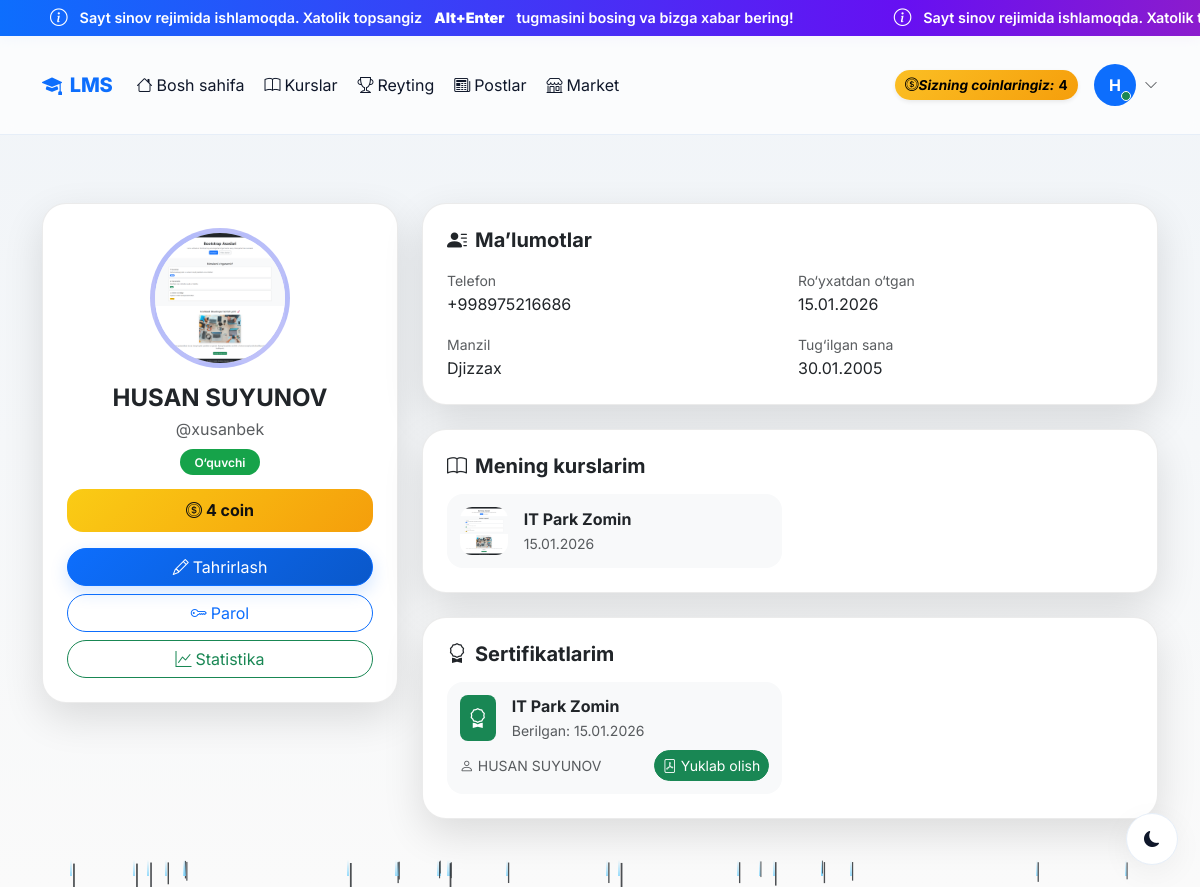
The app's page /profile/ (signed in) with its own data.
### accounts/models.py (models this page shows, shortened)
class CustomUser(AbstractUser):
    ROLE_CHOICES = (
        ('admin', 'Admin'),
        ('teacher', 'O\'qituvchi'),
        ('student', 'O\'quvchi'),
    )
    first_name = models.CharField(max_length=100, verbose_name="Ism")
    last_name = models.CharField(max_length=100, verbose_name="Familiya")
    phone = models.CharField(max_length=20, unique=True, verbose_name="Telefon raqam")
    role = models.CharField(max_length=20, choices=ROLE_CHOICES, default='student', verbose_name="Rol")
    photo = models.ImageField(upload_to='profiles/', blank=True, null=True, verbose_name="Profil rasmi")
    profession = models.ForeignKey(Profession, on_delete=models.SET_NULL, null=True, blank=True, related_name='students', verbose_name="Yo'nalish")
    is_blocked = models.BooleanField(default=False, verbose_name="Bloklangan")
    last_activity = models.DateTimeField(null=True, blank=True, verbose_name="Oxirgi faollik")
    bio = models.TextField(blank=True, null=True, verbose_name="O'zi haqida")
    coins = models.IntegerField(default=0, verbose_name="Coinlar")
    total_online_time = models.IntegerField(default=0, verbose_name="Jami online vaqt (daqiqa)")
    address = models.CharField(max_length=300, blank=True, null=True, verbose_name="Yashash manzili")
    birth_date = models.DateField(null=True, blank=True, verbose_name="Tug'ilgan kuni")
    id_card = models.FileField(upload_to='documents/id_cards/', blank=True, null=True, verbose_name="ID karta/Pasport")
    birth_certificate = models.FileField(upload_to='documents/birth_certificates/', blank=True, null=True, verbose_name="Tug'ilganlik haqida guvohnoma")
    @property
    def is_admin(self):
        return self.role == 'admin'
    @property
    def is_teacher(self):
        return self.role == 'teacher'
    @property
    def full_name(self):
        return f"{self.first_name} {self.last_name}"
    class Meta:
        verbose_name = "Foydalanuvchi"
        verbose_name_plural = "Foydalanuvchilar"

class CourseEnrollment(models.Model):
    user = models.ForeignKey(CustomUser, on_delete=models.CASCADE, related_name='enrollments')
    profession = models.ForeignKey(Profession, on_delete=models.CASCADE, related_name='enrollments')
    enrolled_at = models.DateTimeField(auto_now_add=True)
    class Meta:
        unique_together = ['user', 'profession']
        verbose_name = "Kursga yozilish"
        verbose_name_plural = "Kursga yozilishlar"

class Profession(models.Model):
    name = models.CharField(max_length=200, verbose_name="Kasb nomi")
    photo = models.ImageField(upload_to='professions/', verbose_name="Rasm")
    description = models.TextField(verbose_name="Kasb haqida")
    created_at = models.DateTimeField(auto_now_add=True)
    class Meta:
        verbose_name = "Kasb"
        verbose_name_plural = "Kasblar"
        ordering = ['-created_at']

class Certificate(models.Model):
    student = models.ForeignKey(CustomUser, on_delete=models.CASCADE, related_name='certificates')
    profession = models.ForeignKey(Profession, on_delete=models.CASCADE, related_name='certificates')
    file = models.FileField(upload_to='certificates/')
    issued_at = models.DateTimeField(auto_now_add=True)
    issued_by = models.ForeignKey(CustomUser, on_delete=models.SET_NULL, null=True, related_name='issued_certificates')
    class Meta:
        ordering = ['-issued_at']

### accounts/views.py (the view)
# urls.py: path('profile/', views.profile_view, name='profile'),
@login_required
def profile_view(request):
    certificates = Certificate.objects.filter(student=request.user)
    enrollments = request.user.enrollments.all()
    return render(request, 'accounts/profile.html', {
        'certificates': certificates,
        'enrollments': enrollments,
    })

### accounts/templates/accounts/profile.html (shortened to what this page needs)
{% extends 'accounts/base.html' %}
{% block content %}
<div class="container py-5 profile-wrap">
<div class="row g-4">
<div class="col-lg-4">
<div class="p-card p-4 text-center">
    {% if user.photo %}
        <img src="{{ user.photo.url }}" class="avatar mb-3">
    {% else %}
        <div class="avatar-fallback mb-3">{{ user.get_initials }}</div>
    {% endif %}
    <h4 class="fw-bold mb-1">{{ user.full_name }}</h4>
    <p class="text-muted mb-2">@{{ user.username }}</p>
    <span class="role-pill
        {% if user.role == 'admin' %}role-admin
        {% elif user.role == 'teacher' %}role-teacher
        {% else %}role-student{% endif %}">
        {% if user.role == 'admin' %}Admin
        {% elif user.role == 'teacher' %}O‘qituvchi
        {% else %}O‘quvchi{% endif %}
    </span>
    <div class="coin-box my-3">
        <i class="bi bi-coin me-1"></i>{{ user.coins }} coin
    </div>
    <div class="d-grid gap-2 mt-3">
        <a href="{% url 'profile_edit' %}" class="btn btn-primary rounded-pill">
            <i class="bi bi-pencil me-1"></i>Tahrirlash
        </a>
        <a href="{% url 'change_password' %}" class="btn btn-outline-primary rounded-pill">
            <i class="bi bi-key me-1"></i>Parol
        </a>
        <a href="{% url 'my_statistics' %}" class="btn btn-outline-success rounded-pill">
            <i class="bi bi-graph-up me-1"></i>Statistika
        </a>
    </div>
</div>
</div>
<div class="col-lg-8 d-flex flex-column gap-4">
<div class="p-card p-4">
<h5 class="fw-bold mb-3">
    <i class="bi bi-person-lines-fill me-2"></i>Ma’lumotlar
</h5>
<div class="row g-3">
<div class="col-md-6">
    <small class="text-muted">Telefon</small>
    <div>{{ user.phone }}</div>
</div>
<div class="col-md-6">
    <small class="text-muted">Ro‘yxatdan o‘tgan</small>
    <div>{{ user.date_joined|date:"d.m.Y" }}</div>
</div>
<div class="col-md-6">
    <small class="text-muted">Manzil</small>
    <div>{% if user.address %}{{ user.address }}{% else %}-{% endif %}</div>
</div>
<div class="col-md-6">
    <small class="text-muted">Tug‘ilgan sana</small>
    <div>{% if user.birth_date %}{{ user.birth_date|date:"d.m.Y" }}{% else %}-{% endif %}</div>
</div>
</div>
</div>
{% if enrollments %}
<div class="p-card p-4">
<h5 class="fw-bold mb-3">
    <i class="bi bi-book me-2"></i>Mening kurslarim
</h5>
<div class="row g-3">
{% for enrollment in enrollments %}
<div class="col-md-6">
<a href="{% url 'profession_detail' enrollment.profession.pk %}" class="text-decoration-none text-body">
<div class="mini-item d-flex align-items-center gap-3">
    <img src="{{ enrollment.profession.photo.url }}"
         style="width:48px;height:48px;border-radius:12px;object-fit:cover">
    <div>
        <b>{{ enrollment.profession.name }}</b><br>
        <small class="text-muted">{{ enrollment.enrolled_at|date:"d.m.Y" }}</small>
    </div>
</div>
</a>
</div>
{% endfor %}
</div>
</div>
{% endif %}
<div class="p-card p-4">
<h5 class="fw-bold mb-3">
    <i class="bi bi-award me-2"></i>Sertifikatlarim
</h5>
{% if certificates %}
<div class="row g-3">
{% for cert in certificates %}
<div class="col-md-6">
<div class="mini-item">
    <div class="d-flex align-items-center gap-3 mb-2">
        <div class="bg-success text-white rounded-3 p-2">
            <i class="bi bi-award fs-5"></i>
        </div>
        <div>
            <b>{{ cert.profession.name }}</b><br>
            <small class="text-muted">Berilgan: {{ cert.issued_at|date:"d.m.Y" }}</small>
        </div>
    </div>
    <div class="d-flex justify-content-between align-items-center small text-muted">
        <span><i class="bi bi-person me-1"></i>{{ cert.issued_by.full_name }}</span>
        <a href="{{ cert.file.url }}" target="_blank" download
           class="btn btn-sm btn-success rounded-pill">
            <i class="bi bi-file-pdf me-1"></i>Yuklab olish
        </a>
    </div>
</div>
</div>
{% endfor %}
</div>
{% else %}
<div class="text-center py-4 text-muted">
    <i class="bi bi-award display-6"></i>
    <p class="mt-2 mb-0">Hozircha sertifikatlar yo‘q</p>
</div>
{% endif %}
</div>
</div>
</div>
</div>
{% endblock %}

### accounts/templates/accounts/base.html (shortened to what this page needs)
<!DOCTYPE html>
<html lang="uz" data-bs-theme="light">
<head>
    {% load static %}
    <link rel="stylesheet" href="{% static 'effects/weather_effect.css' %}">
    <link rel="stylesheet" href="{% static 'css/base.css' %}">
    <link href="https://cdn.jsdelivr.net/npm/bootstrap@5.3.2/dist/css/bootstrap.min.css" rel="stylesheet">
    <link href="https://cdn.jsdelivr.net/npm/bootstrap-icons@1.11.1/font/bootstrap-icons.css" rel="stylesheet">
</head>
<body>
<div class="announcement-bar" id="announcementBar">
    <div class="announcement-content">
        <span class="announcement-text" id="announcementText"></span>
        <span class="announcement-text" id="announcementText2"></span>
    </div>
</div>
<div id="weather_effect"></div>
    <div class="theme-toggle">
        <button class="btn shadow-soft" id="themeToggle" aria-label="Toggle theme">
            <i class="bi bi-moon-fill" id="themeIcon" aria-hidden="true"></i>
        </button>
    </div>
    {% if user.is_authenticated %}
    <nav class="navbar navbar-expand-lg sticky-top">
        <div class="container main-container">
            <a class="navbar-brand d-flex align-items-center gap-2" href="{% url 'home' %}">
                <i class="bi bi-mortarboard-fill"></i>
                <span>LMS</span>
            </a>
            <div class="collapse navbar-collapse" id="navbarNav">
                <ul class="navbar-nav me-auto mb-2 mb-lg-0 align-items-lg-center gap-lg-1">
                    <li class="nav-item">
                        <a class="nav-link {% if request.resolver_match.url_name == 'home' %}active{% endif %}"
                            href="{% url 'home' %}">
                            <i class="bi bi-house me-1"></i>Bosh sahifa
                        </a>
                    </li>
                    <li class="nav-item">
                        <a class="nav-link {% if request.resolver_match.url_name and 'profession' in request.resolver_match.url_name %}active{% endif %}"
                            href="{% url 'professions' %}">
                            <i class="bi bi-book me-1"></i>Kurslar
                        </a>
                    </li>
                    <li class="nav-item">
                        <a class="nav-link {% if request.resolver_match.url_name == 'leaderboard' %}active{% endif %}"
                            href="{% url 'leaderboard' %}">
                            <i class="bi bi-trophy me-1"></i>Reyting
                        </a>
                    </li>
                    <li class="nav-item">
                        <a class="nav-link {% if request.resolver_match.app_names and 'blog' in request.resolver_match.app_names %}active{% endif %}"
                            href="{% url 'blog:post_list' %}">
                            <i class="bi bi-newspaper me-1"></i>Postlar
                        </a>
                    </li>
                    <li class="nav-item">
                        <a class="nav-link {% if 'market' in request.resolver_match.url_name %}active{% endif %}"
                            href="{% url 'coin:market_list' %}">
                            <i class="bi bi-shop me-1"></i>Market
                        </a>
                    </li>
                </ul>
                <div class="d-flex align-items-center gap-3">
                    <div class="coin-badge d-flex align-items-center gap-1 shadow-sm" title="Sizning coinlaringiz">
                        <i class="bi bi-coin">Sizning coinlaringiz: </i>
                        {{ user.coins|default:0 }}
                    </div>
                    <div class="dropdown">
                        <a class="d-flex align-items-center gap-2 text-decoration-none" data-bs-toggle="dropdown"
                            aria-expanded="false" role="button">
                            <div class="position-relative">
                                {% if user.profile.image and user.profile.image.url %}
                                <img src="{{ user.profile.image.url }}" class="rounded-circle shadow-sm"
                                    style="width:42px;height:42px;object-fit:cover"
                                    alt="{{ user.get_full_name|default:user.username }}">
                                {% elif user.avatar_url %}
                                <img src="{{ user.avatar_url }}" class="rounded-circle shadow-sm"
                                    style="width:42px;height:42px;object-fit:cover"
                                    alt="{{ user.get_full_name|default:user.username }}">
                                {% else %}
                                <div class="rounded-circle bg-primary text-white d-flex align-items-center justify-content-center fw-bold"
                                    style="width:42px;height:42px;">
                                    {{ user.get_full_name|default:user.username|slice:":1"|upper }}
                                </div>
                                {% endif %}
                                <span
                                    class="position-absolute bottom-0 end-0 translate-middle p-1 bg-success border border-white rounded-circle"></span>
                            </div>
                            <i class="bi bi-chevron-down small text-muted"></i>
                        </a>
                    </div>
                </div>
            </div>
        </div>
    </nav>
    {% endif %}
    <main class="main-container">
        {% block content %}{% endblock %}
    </main>
</body>
</html>

### records on screen
CustomUser: coins "4", get_full_name "H", photo (picture), full_name "HUSAN SUYUNOV", username "xusanbek", phone "+998975216686", date_joined "15.01.2026", address "Djizzax", birth_date "30.01.2005"
CourseEnrollment: profession.photo (picture), profession.name "IT Park Zomin", enrolled_at "15.01.2026"
Certificate: profession.name "IT Park Zomin", issued_at "15.01.2026", issued_by.full_name "HUSAN SUYUNOV"
